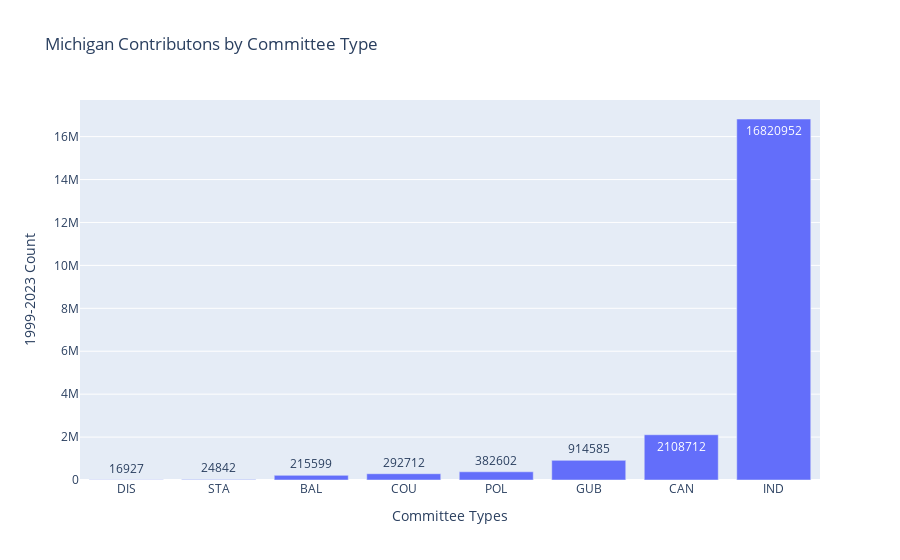

Source (notebook cell):
### Code cell
# Plot 1999-2023 Contributions by Committee Type
fig = px.bar(
    com_type_count,
    x="Committee_Type",
    y="Count",
    title="Michigan Contributons by Committee Type",
    text="Count",
)
fig.update_layout(
    xaxis_title="Committee Types",
    yaxis_title="1999-2023 Count",
    xaxis={"categoryorder": "total ascending"},
)
fig.show()

### Figure 1 — Plotly figure (JSON) as saved in the notebook; plotly's stock layout.template omitted (floating-point values rounded to 4 significant figures)
{"data": [{"alignmentgroup": "True", "hovertemplate": "Committee_Type=%{x}<br>Count=%{text}<extra></extra>", "legendgroup": "", "marker": {"color": "#636efa", "pattern": {"shape": ""}}, "name": "", "offsetgroup": "", "orientation": "v", "showlegend": false, "text": [16820952, 2108712, 914585, 382602, 292712, 215599, 24842, 16927], "textposition": "auto", "type": "bar", "x": ["IND", "CAN", "GUB", "POL", "COU", "BAL", "STA", "DIS"], "xaxis": "x", "y": [16820952, 2108712, 914585, 382602, 292712, 215599, 24842, 16927], "yaxis": "y"}], "layout": {"barmode": "relative", "legend": {"tracegroupgap": 0}, "title": {"text": "Michigan Contributons by Committee Type"}, "xaxis": {"anchor": "y", "categoryorder": "total ascending", "domain": [0, 1], "title": {"text": "Committee Types"}}, "yaxis": {"anchor": "x", "domain": [0, 1], "title": {"text": "1999-2023 Count"}}}}
